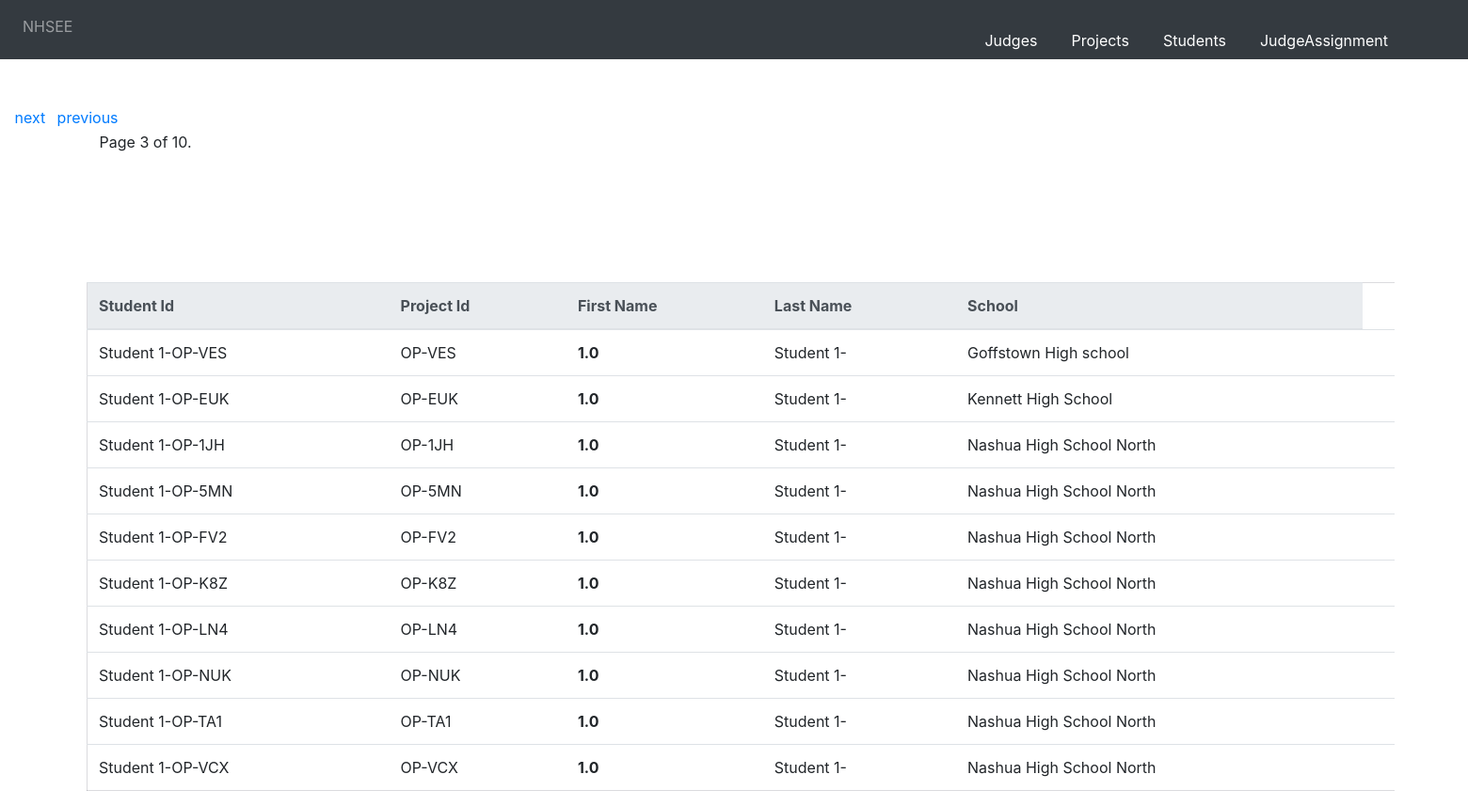
Screenshot of /students/?page=3 with the database file from the repository.
### nhsee/models/student_model.py (models this page shows, shortened)
class student(Model):
        id=models.CharField(max_length=100 , primary_key=True,blank=False, unique=True)
        firstname=models.CharField(max_length=100)
        lastname=models.CharField(max_length=100)
        school=models.CharField(max_length=100)
        project_id=models.ForeignKey(project, on_delete=models.CASCADE)
        class Meta:
            db_table = "nhsee_student"

### nhsee/views/student_views.py (the view, shortened to what this page needs)
# urls.py: path(r'students/',student_views.studentlisting),
def studentlisting(request):
    if 'deletestudents' in request.POST:
        deleterequest=request.GET.get('delete')
        student.objects.all().delete()
    count = 0
    studentl = student.objects.all()
    studentslist=[]
    for students in studentl:
        studentslist.append({"first_name":students.firstname,"last_name":students.lastname,"project_id":students.project_id_id,"school":students.school,"student_id":students.id})
        count = count + 1
    paginator_projects = Paginator(studentslist, 10)
    page = request.GET.get('page')
    contacts = paginator_projects.get_page(page)
    return render(request,'students_template/liststudents.html',{"studentjson":contacts})

### templates/students_template/liststudents.html (shortened to what this page needs)
{% extends 'base.html' %}
{% block content %}
 <!DOCTYPE html>
<html lang="en">
<head>
  {% load staticfiles %}
  <link  rel="stylesheet" href="{% static "css/bootstrap.min.css" %}" />
</head>
{% include 'students_template/studentsform.html' %}
 <div class="pagination">
    <span class="step-links">
        {% if studentjson.has_previous %}
            <div class="previous">
            <a href="?page={{ studentjson.previous_page_number }}">previous</a></div>
        {% endif %}
        <div class="currentd">
        <span class="current">
            Page {{ studentjson.number }} of {{ studentjson.paginator.num_pages }}.
        </span></div>
        {% if studentjson.has_next %}
        <div class="first">
            <a href="?page={{ studentjson.next_page_number }}">next</a></div>
        {% endif %}
    </span>
</div>
<div class="table-class">
<table class="table">
  <thead class="thead-light">
    <tr>
      <th scope="col">Student Id</th>
      <th scope="col">Project Id</th>
      <th scope="col">First Name</th>
      <th scope="col">Last Name</th>
      <th scope="col">School</th>
    </tr>
  </thead>
    <tbody>
    {% if studentjson %}
        {% for students in studentjson %}
        <tr>
            <td>{{ students.student_id }}</td>
            <td>{{ students.project_id }}</td>
            <td><strong>{{ students.first_name }}</strong></td>
            <td>{{ students.last_name }}</td>
            <td>{{ students.school }}</td>
            <td>
            </td>
        </tr>
        {% endfor %}
    {% else %}
      <div class="heading"><h2>No Students Available<h2></div>
    {% endif %}
    </tbody>
    </table>
    </div>
</html>
{% endblock %}

### templates/students_template/liststudents.html (style rules this page uses)
.table { width:96%; margin: 9% 0% 10% 1%; border:1px solid #55556636; }
.table-class { overflow: scroll; margin-left:5%; margin-right:5%; margin-top:0%; }
.pagination { margin-left: 1%; margin-right: 0%; margin-top: 0%; }
.first { position:absolute; margin: 0px 0px 0px 0px; }
.previous { position:absolute; margin: 0px 0px 0px 45px; }
.currentd { position:absolute; margin: 26px 0px 0px 90px; }
.table .thead-light th { text-align="center" }

### rows the page displays
student: student_id "Student 1-OP-VES", project_id "OP-VES", first_name "1.0", last_name "Student 1-", school "Goffstown High school"
student: student_id "Student 1-OP-EUK", project_id "OP-EUK", first_name "1.0", last_name "Student 1-", school "Kennett High School"
student: student_id "Student 1-OP-1JH", project_id "OP-1JH", first_name "1.0", last_name "Student 1-", school "Nashua High School North"
student: student_id "Student 1-OP-5MN", project_id "OP-5MN", first_name "1.0", last_name "Student 1-", school "Nashua High School North"
student: student_id "Student 1-OP-FV2", project_id "OP-FV2", first_name "1.0", last_name "Student 1-", school "Nashua High School North"
student: student_id "Student 1-OP-K8Z", project_id "OP-K8Z", first_name "1.0", last_name "Student 1-", school "Nashua High School North"
student: student_id "Student 1-OP-LN4", project_id "OP-LN4", first_name "1.0", last_name "Student 1-", school "Nashua High School North"
student: student_id "Student 1-OP-NUK", project_id "OP-NUK", first_name "1.0", last_name "Student 1-", school "Nashua High School North"
student: student_id "Student 1-OP-TA1", project_id "OP-TA1", first_name "1.0", last_name "Student 1-", school "Nashua High School North"
student: student_id "Student 1-OP-VCX", project_id "OP-VCX", first_name "1.0", last_name "Student 1-", school "Nashua High School North"

### other values shown
{{ studentjson.number }} "3"
{{ studentjson.paginator.num_pages }} "10"
